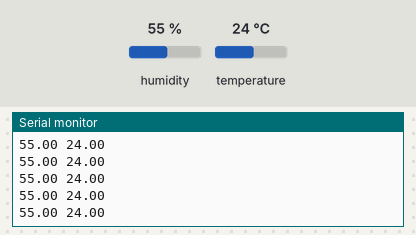
Bench run of a sketch on a simulated Arduino Uno, built with avr-gcc and run on an emulated ATmega328P. Shown: the last lines printed to the serial monitor. Inputs (shaded band) come from the test bench; at power-on: humidity 55 %, temperature 24 °C. WiFi joins after 1.5 s; servers stay silent unless stated.

Above: at 3.0 s.
3.1 s: humidity set to 22 %
At 4.0 s:
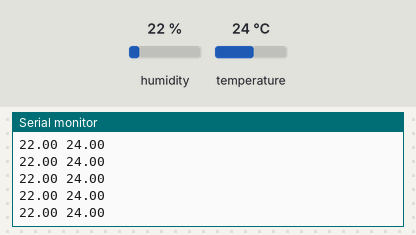
4.6 s: temperature set to 12 °C
6.1 s: humidity set to 40 %
At 6.8 s:
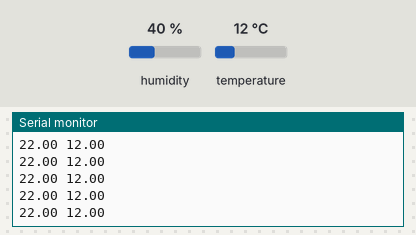
Timing chart, 0 to 9.1 s (numbered marks = the images above; inputs shaded):
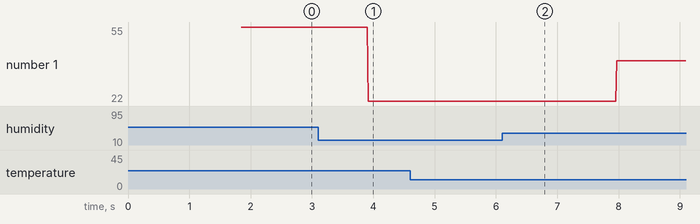

Measured:
- after the input at 3.1 s, the serial monitor: prints a new line after 0.81 s (image 1)
- plotted number 1: 55 → 22 after the input at 3.1 s, 22 → 40 after the input at 6.1 s

The sketch:

_210818_dht_esp01_Blynk02.ino
```cpp
#define BLYNK_PRINT Serial
#define DHTTYPE DHT11
#define DHTPIN 11

// Your ESP8266 baud rate:
#define ESP8266_BAUD 9600

#include <ESP8266_Lib.h>
#include <BlynkSimpleShieldEsp8266.h>
#include <SoftwareSerial.h>
#include "DHT.h"

SoftwareSerial EspSerial(2, 3); // RX, TX

char auth[] = "B_diwKdyDMx27KX2Yw8AnuYnmcZi1WX-";
char ssid[] = "infoinno";
char pass[] = "yjys6826!";

float h;
float t;

ESP8266 wifi(&EspSerial);

DHT dht(DHTPIN, DHTTYPE);

void setup()
{
  Serial.begin(9600);

  delay(10);

  EspSerial.begin(ESP8266_BAUD);
  delay(10);

  Blynk.begin(auth, wifi, ssid, pass);
  dht.begin();
}

BLYNK_READ(V1)
{
  Blynk.virtualWrite(V1, h);
}

BLYNK_READ(V0)
{
  Blynk.virtualWrite(V0, t);
}

void loop()
{
  Blynk.run();
  h = dht.readHumidity();
  t = dht.readTemperature();

  Serial.print(h);
  Serial.print(" ");
  Serial.println(t);
}
```
